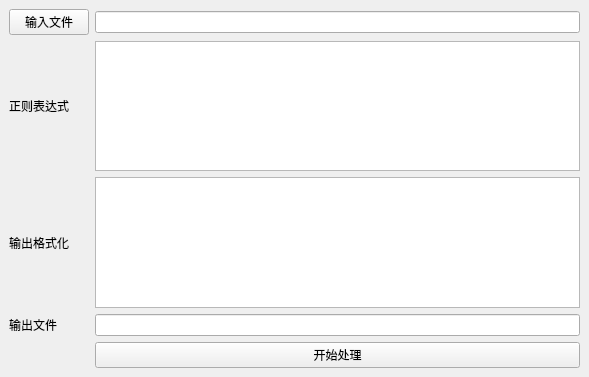
<?xml version="1.0" encoding="UTF-8"?>
<ui version="4.0">
 <class>LineHandlingForm</class>
 <widget class="QWidget" name="LineHandlingForm">
  <property name="geometry">
   <rect>
    <x>0</x>
    <y>0</y>
    <width>589</width>
    <height>377</height>
   </rect>
  </property>
  <property name="sizePolicy">
   <sizepolicy hsizetype="Preferred" vsizetype="Preferred">
    <horstretch>0</horstretch>
    <verstretch>0</verstretch>
   </sizepolicy>
  </property>
  <property name="windowTitle">
   <string>行处理器</string>
  </property>
  <layout class="QGridLayout">
   <property name="margin">
    <number>9</number>
   </property>
   <property name="spacing">
    <number>6</number>
   </property>
   <item row="4" column="0">
    <spacer name="verticalSpacer">
     <property name="orientation">
      <enum>Qt::Vertical</enum>
     </property>
     <property name="sizeHint" stdset="0">
      <size>
       <width>20</width>
       <height>40</height>
      </size>
     </property>
    </spacer>
   </item>
   <item row="0" column="0" colspan="2">
    <layout class="QGridLayout" name="gridLayout">
     <item row="2" column="1">
      <widget class="QTextEdit" name="outputReg"/>
     </item>
     <item row="0" column="1">
      <widget class="QLineEdit" name="inputFilename"/>
     </item>
     <item row="4" column="1">
      <widget class="QPushButton" name="buSolve">
       <property name="text">
        <string>开始处理</string>
       </property>
      </widget>
     </item>
     <item row="1" column="1">
      <widget class="QTextEdit" name="inputReg"/>
     </item>
     <item row="1" column="0">
      <widget class="QLabel" name="label_2">
       <property name="text">
        <string>正则表达式</string>
       </property>
      </widget>
     </item>
     <item row="2" column="0">
      <widget class="QLabel" name="label_3">
       <property name="text">
        <string>输出格式化</string>
       </property>
      </widget>
     </item>
     <item row="3" column="1">
      <widget class="QLineEdit" name="outputFilename"/>
     </item>
     <item row="3" column="0">
      <widget class="QLabel" name="label_4">
       <property name="text">
        <string>输出文件</string>
       </property>
      </widget>
     </item>
     <item row="0" column="0">
      <widget class="QPushButton" name="selectInputFile">
       <property name="text">
        <string>输入文件</string>
       </property>
      </widget>
     </item>
    </layout>
   </item>
  </layout>
 </widget>
 <resources/>
 <connections/>
</ui>
